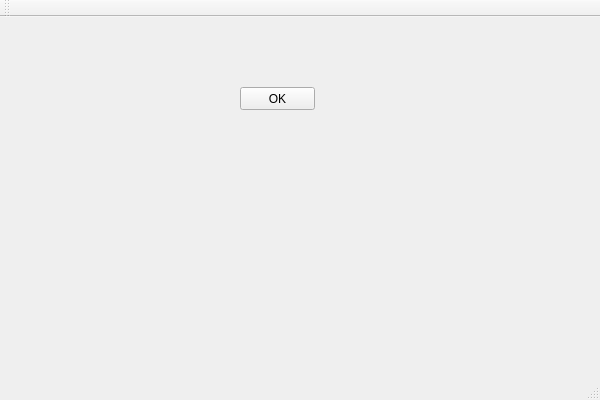
<?xml version="1.0" encoding="UTF-8"?>
<ui version="4.0">
 <class>HelloQTClass</class>
 <widget class="QMainWindow" name="HelloQTClass">
  <property name="geometry">
   <rect>
    <x>0</x>
    <y>0</y>
    <width>600</width>
    <height>400</height>
   </rect>
  </property>
  <property name="windowTitle">
   <string>HelloQT</string>
  </property>
  <widget class="QWidget" name="centralWidget">
   <widget class="QPushButton" name="pushButton">
    <property name="geometry">
     <rect>
      <x>240</x>
      <y>70</y>
      <width>75</width>
      <height>23</height>
     </rect>
    </property>
    <property name="text">
     <string>OK</string>
    </property>
   </widget>
  </widget>
  <widget class="QMenuBar" name="menuBar">
   <property name="geometry">
    <rect>
     <x>0</x>
     <y>0</y>
     <width>600</width>
     <height>21</height>
    </rect>
   </property>
  </widget>
  <widget class="QToolBar" name="mainToolBar">
   <attribute name="toolBarArea">
    <enum>TopToolBarArea</enum>
   </attribute>
   <attribute name="toolBarBreak">
    <bool>false</bool>
   </attribute>
  </widget>
  <widget class="QStatusBar" name="statusBar"/>
 </widget>
 <layoutdefault spacing="6" margin="11"/>
 <resources>
  <include location="helloqt.qrc"/>
 </resources>
 <connections/>
</ui>
